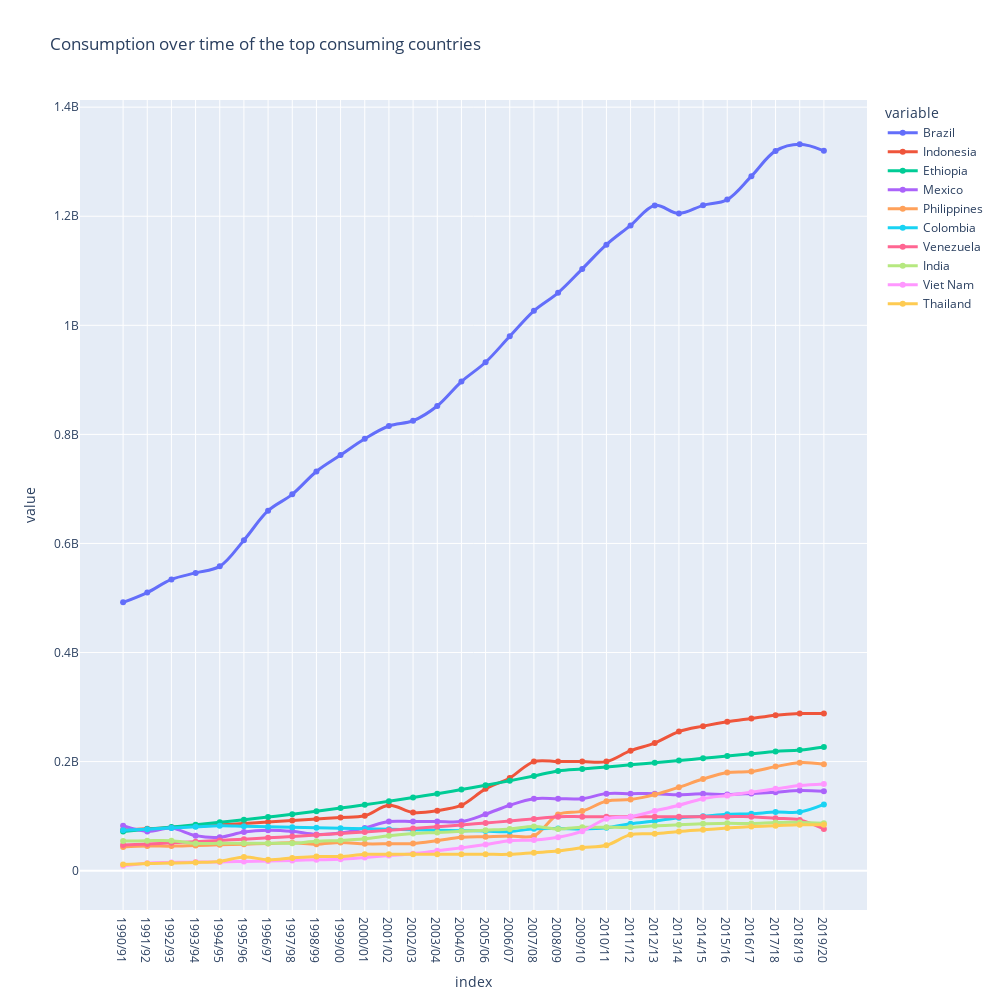

This figure's notebook cell:
### Code cell
# function to plot the data
def production_date_coffee(df, title):
    Años = df.index
    Consumo_Domestico = df.columns.values
    fig = px.line(df, x=Años, y= Consumo_Domestico, title=title, markers=True)
    fig.update_layout(width=1000, height=1000)
    

    fig.update_traces(patch={"line":{"dash":"solid","shape":"spline","width":3}})
    fig.show()


production_date_coffee(df_year_domestic_consumption, 'Consumption over time of the top consuming countries')

### Figure 1 — Plotly figure (JSON) as saved in the notebook; plotly's stock layout.template omitted (floating-point values rounded to 4 significant figures)
{"data": [{"hovertemplate": "variable=Brazil<br>index=%{x}<br>value=%{y}<extra></extra>", "legendgroup": "Brazil", "line": {"color": "#636efa", "dash": "solid", "shape": "spline", "width": 3}, "marker": {"symbol": "circle"}, "mode": "markers+lines", "name": "Brazil", "orientation": "v", "showlegend": true, "type": "scatter", "x": ["1990/91", "1991/92", "1992/93", "1993/94", "1994/95", "1995/96", "1996/97", "1997/98", "1998/99", "1999/00", "2000/01", "2001/02", "2002/03", "2003/04", "2004/05", "2005/06", "2006/07", "2007/08", "2008/09", "2009/10", "2010/11", "2011/12", "2012/13", "2013/14", "2014/15", "2015/16", "2016/17", "2017/18", "2018/19", "2019/20"], "xaxis": "x", "y": [492000000, 510000000, 534000000, 546000000, 558000000, 606000000, 660000000, 690000000, 732000000, 762000000, 792000000, 815400000, 825000000, 852000000, 896760000, 932280000, 979860000, 1026600000, 1059600000, 1103400000, 1147920000, 1183200000, 1219800000, 1205100000, 1219980000, 1230480000, 1273500000, 1319820000, 1332000000, 1320000000], "yaxis": "y"}, {"hovertemplate": "variable=Indonesia<br>index=%{x}<br>value=%{y}<extra></extra>", "legendgroup": "Indonesia", "line": {"color": "#EF553B", "dash": "solid", "shape": "spline", "width": 3}, "marker": {"symbol": "circle"}, "mode": "markers+lines", "name": "Indonesia", "orientation": "v", "showlegend": true, "type": "scatter", "x": ["1990/91", "1991/92", "1992/93", "1993/94", "1994/95", "1995/96", "1996/97", "1997/98", "1998/99", "1999/00", "2000/01", "2001/02", "2002/03", "2003/04", "2004/05", "2005/06", "2006/07", "2007/08", "2008/09", "2009/10", "2010/11", "2011/12", "2012/13", "2013/14", "2014/15", "2015/16", "2016/17", "2017/18", "2018/19", "2019/20"], "xaxis": "x", "y": [74520000, 76800000, 79140000, 81540000, 84000000, 86580000, 89160000, 91920000, 94680000, 97560000, 100560000, 120000000, 106740000, 109980000, 120000000, 150000000, 169980000, 199980000, 199980000, 199980000, 199980000, 220020000, 234000000, 255000000, 265020000, 273000000, 279000000, 285000000, 288000000, 288360000], "yaxis": "y"}, {"hovertemplate": "variable=Ethiopia<br>index=%{x}<br>value=%{y}<extra></extra>", "legendgroup": "Ethiopia", "line": {"color": "#00cc96", "dash": "solid", "shape": "spline", "width": 3}, "marker": {"symbol": "circle"}, "mode": "markers+lines", "name": "Ethiopia", "orientation": "v", "showlegend": true, "type": "scatter", "x": ["1990/91", "1991/92", "1992/93", "1993/94", "1994/95", "1995/96", "1996/97", "1997/98", "1998/99", "1999/00", "2000/01", "2001/02", "2002/03", "2003/04", "2004/05", "2005/06", "2006/07", "2007/08", "2008/09", "2009/10", "2010/11", "2011/12", "2012/13", "2013/14", "2014/15", "2015/16", "2016/17", "2017/18", "2018/19", "2019/20"], "xaxis": "x", "y": [72000000, 75840000, 79860000, 84120000, 88560000, 93300000, 98220000, 103440000, 108960000, 114720000, 120840000, 127260000, 134040000, 141180000, 148680000, 156540000, 164880000, 173640000, 182880000, 186540000, 190260000, 194100000, 197940000, 201900000, 205980000, 210060000, 214260000, 218580000, 221100000, 226860000], "yaxis": "y"}, {"hovertemplate": "variable=Mexico<br>index=%{x}<br>value=%{y}<extra></extra>", "legendgroup": "Mexico", "line": {"color": "#ab63fa", "dash": "solid", "shape": "spline", "width": 3}, "marker": {"symbol": "circle"}, "mode": "markers+lines", "name": "Mexico", "orientation": "v", "showlegend": true, "type": "scatter", "x": ["1990/91", "1991/92", "1992/93", "1993/94", "1994/95", "1995/96", "1996/97", "1997/98", "1998/99", "1999/00", "2000/01", "2001/02", "2002/03", "2003/04", "2004/05", "2005/06", "2006/07", "2007/08", "2008/09", "2009/10", "2010/11", "2011/12", "2012/13", "2013/14", "2014/15", "2015/16", "2016/17", "2017/18", "2018/19", "2019/20"], "xaxis": "x", "y": [82440000, 72000000, 78000000, 64200000, 61200000, 70740000, 74100000, 72060000, 66480000, 69000000, 78300000, 90000000, 90000000, 90000000, 90000000, 103500000, 120000000, 132000000, 132000000, 132000000, 141240000, 141240000, 141240000, 139260000, 140820000, 139740000, 141600000, 144000000, 147000000, 145500000], "yaxis": "y"}, {"hovertemplate": "variable=Philippines<br>index=%{x}<br>value=%{y}<extra></extra>", "legendgroup": "Philippines", "line": {"color": "#FFA15A", "dash": "solid", "shape": "spline", "width": 3}, "marker": {"symbol": "circle"}, "mode": "markers+lines", "name": "Philippines", "orientation": "v", "showlegend": true, "type": "scatter", "x": ["1990/91", "1991/92", "1992/93", "1993/94", "1994/95", "1995/96", "1996/97", "1997/98", "1998/99", "1999/00", "2000/01", "2001/02", "2002/03", "2003/04", "2004/05", "2005/06", "2006/07", "2007/08", "2008/09", "2009/10", "2010/11", "2011/12", "2012/13", "2013/14", "2014/15", "2015/16", "2016/17", "2017/18", "2018/19", "2019/20"], "xaxis": "x", "y": [43200000, 45000000, 45000000, 46200000, 47400000, 48600000, 49860000, 51180000, 48600000, 51720000, 49200000, 49260000, 49740000, 55020000, 61200000, 62400000, 63600000, 63600000, 103200000, 109200000, 127500000, 130500000, 139500000, 153000000, 168000000, 180000000, 181800000, 190800000, 198000000, 195000000], "yaxis": "y"}, {"hovertemplate": "variable=Colombia<br>index=%{x}<br>value=%{y}<extra></extra>", "legendgroup": "Colombia", "line": {"color": "#19d3f3", "dash": "solid", "shape": "spline", "width": 3}, "marker": {"symbol": "circle"}, "mode": "markers+lines", "name": "Colombia", "orientation": "v", "showlegend": true, "type": "scatter", "x": ["1990/91", "1991/92", "1992/93", "1993/94", "1994/95", "1995/96", "1996/97", "1997/98", "1998/99", "1999/00", "2000/01", "2001/02", "2002/03", "2003/04", "2004/05", "2005/06", "2006/07", "2007/08", "2008/09", "2009/10", "2010/11", "2011/12", "2012/13", "2013/14", "2014/15", "2015/16", "2016/17", "2017/18", "2018/19", "2019/20"], "xaxis": "x", "y": [74100000, 76140000, 78180000, 80340000, 82500000, 81540000, 80580000, 79680000, 78720000, 77820000, 76920000, 76020000, 75120000, 74220000, 73380000, 72540000, 71677980, 76855380, 77430000, 76468740, 78661440, 86103900, 90854520, 97021200, 99927060, 103222380, 104186484, 107596260, 107484600, 121486440], "yaxis": "y"}, {"hovertemplate": "variable=Venezuela<br>index=%{x}<br>value=%{y}<extra></extra>", "legendgroup": "Venezuela", "line": {"color": "#FF6692", "dash": "solid", "shape": "spline", "width": 3}, "marker": {"symbol": "circle"}, "mode": "markers+lines", "name": "Venezuela", "orientation": "v", "showlegend": true, "type": "scatter", "x": ["1990/91", "1991/92", "1992/93", "1993/94", "1994/95", "1995/96", "1996/97", "1997/98", "1998/99", "1999/00", "2000/01", "2001/02", "2002/03", "2003/04", "2004/05", "2005/06", "2006/07", "2007/08", "2008/09", "2009/10", "2010/11", "2011/12", "2012/13", "2013/14", "2014/15", "2015/16", "2016/17", "2017/18", "2018/19", "2019/20"], "xaxis": "x", "y": [46943400, 48928800, 50998200, 53155800, 55404000, 57747600, 60190800, 62736599, 65390400, 68156400, 71039400, 74044200, 77176200, 80440800, 83843400, 87390000, 91086600, 94939800, 98955600, 99000000, 99000000, 99000000, 99000000, 99000000, 99000000, 99000000, 99000000, 96000000, 93000000, 76500000], "yaxis": "y"}, {"hovertemplate": "variable=India<br>index=%{x}<br>value=%{y}<extra></extra>", "legendgroup": "India", "line": {"color": "#B6E880", "dash": "solid", "shape": "spline", "width": 3}, "marker": {"symbol": "circle"}, "mode": "markers+lines", "name": "India", "orientation": "v", "showlegend": true, "type": "scatter", "x": ["1990/91", "1991/92", "1992/93", "1993/94", "1994/95", "1995/96", "1996/97", "1997/98", "1998/99", "1999/00", "2000/01", "2001/02", "2002/03", "2003/04", "2004/05", "2005/06", "2006/07", "2007/08", "2008/09", "2009/10", "2010/11", "2011/12", "2012/13", "2013/14", "2014/15", "2015/16", "2016/17", "2017/18", "2018/19", "2019/20"], "xaxis": "x", "y": [54180000, 55000020, 55020000, 49999980, 50100000, 50220000, 50280000, 50340000, 54000000, 55500000, 58500000, 64020000, 67980000, 70020000, 72120000, 74280000, 76500000, 81000000, 76500000, 79500000, 79500000, 79500000, 82500000, 84000000, 85800000, 87000000, 86400000, 88200000, 88500000, 87000000], "yaxis": "y"}, {"hovertemplate": "variable=Viet Nam<br>index=%{x}<br>value=%{y}<extra></extra>", "legendgroup": "Viet Nam", "line": {"color": "#FF97FF", "dash": "solid", "shape": "spline", "width": 3}, "marker": {"symbol": "circle"}, "mode": "markers+lines", "name": "Viet Nam", "orientation": "v", "showlegend": true, "type": "scatter", "x": ["1990/91", "1991/92", "1992/93", "1993/94", "1994/95", "1995/96", "1996/97", "1997/98", "1998/99", "1999/00", "2000/01", "2001/02", "2002/03", "2003/04", "2004/05", "2005/06", "2006/07", "2007/08", "2008/09", "2009/10", "2010/11", "2011/12", "2012/13", "2013/14", "2014/15", "2015/16", "2016/17", "2017/18", "2018/19", "2019/20"], "xaxis": "x", "y": [9000000, 13800000, 15000000, 16020000, 16020000, 16910700, 17850960, 18843480, 19891140, 21000000, 24097500, 27651900, 31130520, 36410760, 41781360, 48000000, 55020000, 56280000, 61260000, 72480000, 94980000, 99000000, 109500000, 120000000, 132000000, 138000000, 144000000, 150000000, 156000000, 159000000], "yaxis": "y"}, {"hovertemplate": "variable=Thailand<br>index=%{x}<br>value=%{y}<extra></extra>", "legendgroup": "Thailand", "line": {"color": "#FECB52", "dash": "solid", "shape": "spline", "width": 3}, "marker": {"symbol": "circle"}, "mode": "markers+lines", "name": "Thailand", "orientation": "v", "showlegend": true, "type": "scatter", "x": ["1990/91", "1991/92", "1992/93", "1993/94", "1994/95", "1995/96", "1996/97", "1997/98", "1998/99", "1999/00", "2000/01", "2001/02", "2002/03", "2003/04", "2004/05", "2005/06", "2006/07", "2007/08", "2008/09", "2009/10", "2010/11", "2011/12", "2012/13", "2013/14", "2014/15", "2015/16", "2016/17", "2017/18", "2018/19", "2019/20"], "xaxis": "x", "y": [11280000, 13200000, 13980000, 15000000, 16980000, 25020000, 19980000, 23400000, 25980000, 25980000, 30000000, 30000000, 30000000, 30000000, 30000000, 30000000, 30000000, 33000000, 36000000, 42000000, 46500000, 66000000, 67800000, 72000000, 75000000, 78000000, 81000000, 82500000, 84000000, 84000000], "yaxis": "y"}], "layout": {"height": 1000, "legend": {"title": {"text": "variable"}, "tracegroupgap": 0}, "title": {"text": "Consumption over time of the top consuming countries"}, "width": 1000, "xaxis": {"anchor": "y", "domain": [0, 1], "title": {"text": "index"}}, "yaxis": {"anchor": "x", "domain": [0, 1], "title": {"text": "value"}}}}
